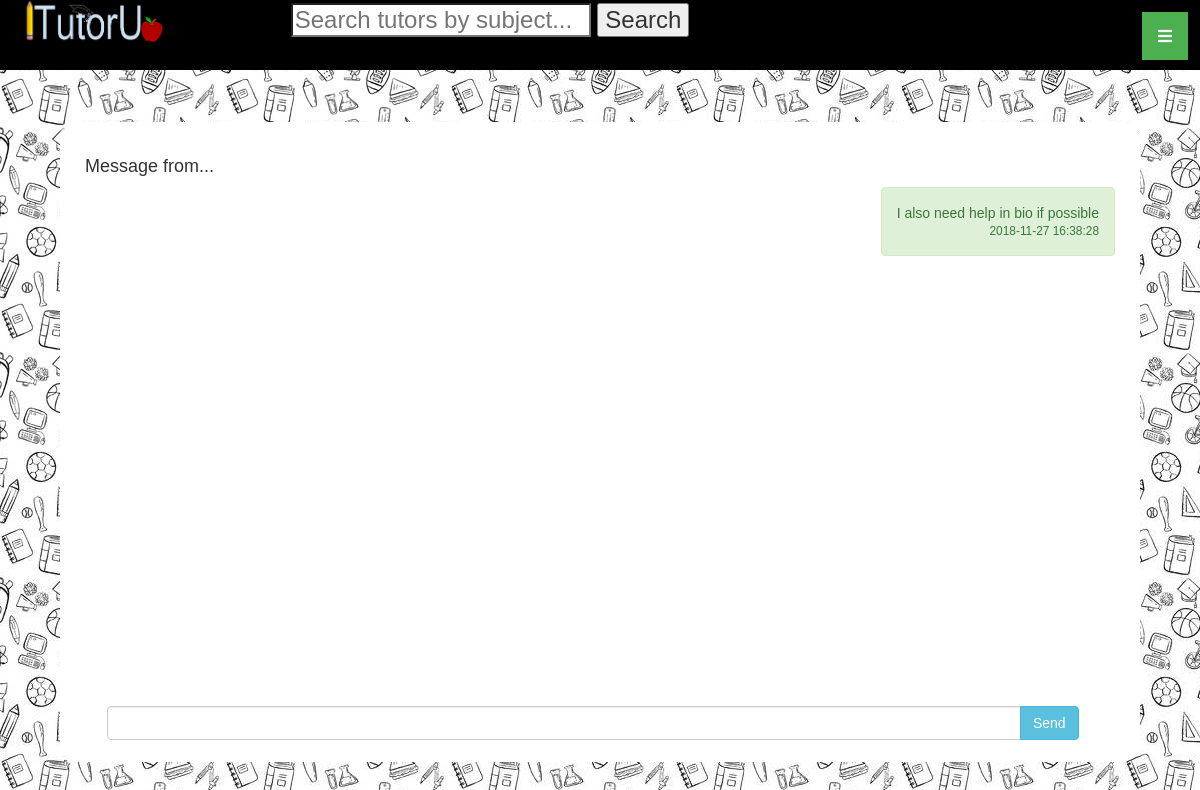
The app's page /Thread/detail/3 (signed in) with its own data.
### tables this page shows
CREATE TABLE `message` (
  `messageId` int(11) NOT NULL,
  `threadId` int(11) NOT NULL,
  `messageText` varchar(1024) NOT NULL,
  `senderId` int(11) NOT NULL,
  `timestamp` timestamp NULL DEFAULT CURRENT_TIMESTAMP ON UPDATE CURRENT_TIMESTAMP
);

### app/controllers/ThreadController.php (called while the page is built, shortened)
<?php
class ThreadController extends Controller{
	public function detail($threadId) {
		$message = $this->model('Message');
		$messages = $message->getMessages($threadId);
		$this->view('Thread/detail', ['messages'=>$messages, 'threadId'=>$threadId]);
	}
}
?>

### app/core/App.php (called while the page is built, shortened)
<?php
class App {
	protected $method = 'index';
	public function __construct() {
		$url = $this->parseUrl();
		if(file_exists('app/controllers/' . $url[0] . 'Controller.php')){
			unset($url[0]);
		}
		$this->controller = new $this->controller();
		if(isset($url[1])) {
			if(method_exists($this->controller, $url[1]) ){
				$this->method = $url[1];
			}
			unset($url[1]);
		}
		$this->params = $url ? array_values($url):[];
		call_user_func_array([$this->controller, $this->method], $this->params);
	}
	public function parseUrl() {
		if(isset($_GET['url'])){
			return $url = explode('/', filter_var(rtrim($_GET['url'], '/')), FILTER_SANITIZE_URL);
		}
	}
}
?>

### index.php (called while the page is built, shortened)
<?php
	$app = new App();
?>

### app/models/Message.php (called while the page is built, shortened)
<?php
class Message extends Model {
	public function getMessages($threadId){
		$sql = "SELECT * FROM message WHERE threadId = :threadId";
		$stmt = self::$_connection->prepare($sql);
		$stmt->execute(['threadId'=>$threadId]);
		$stmt->setFetchMode(PDO::FETCH_CLASS, 'Message');
		return $stmt->fetchAll();
	}
}
?>

### app/core/Model.php (called while the page is built, shortened)
<?php
class Model extends ModelCaller
{
	public function __construct() {
		$server = 'localhost';
		$DBName = 'itutorudb';
		$user = 'root';
		$pass = '';
	}
}
?>

### app/core/ModelCaller.php (called while the page is built, shortened)
<?php
class ModelCaller {
	public static function model($model) {
		if(file_exists('app/models/' . $model . '.php')) {
			return new $model();
		}
		else return null;
	}
}
?>

### app/views/Thread/detail.php (the view, shortened to what this page needs)
<html>
	<head>
		<?php include_once('app/views/Default/stylesheet_links.php') ?>
	</head>
	<body>
		<?php include_once('app/views/Default/header.php') ?>
			<div class="content_block">
				<div>
					<h4>Message from...</h4>
					<div class="">
						<?php
							$messages = $data['messages'];
							foreach($messages as $message){
								if($message->senderId = $_SESSION['userId']){
									print("
										<div class='alert alert-success usermessage' style='text-align: right'>
											<p>$message->messageText</p>
											<small>$message->timestamp</small>
										</div><br/>
									");
								}
							}
						?>
					</div>
					<?php $threadId = $data['threadId'] ?>
					<form action="/Message/_create/<?php echo $threadId ?>" method="post" id="messageForm" class="input-group">
					   <input type="text" name="message" class="form-control" autocomplete="off">
					   <span class="input-group-btn">
					        <input class="btn btn-info" type="submit" value="Send" />
					   </span>
					</form>
				</div>
			</div>
	</body>
</html>

### css/default_styles.css (style rules this page uses)
body { padding: 0px; margin: 0px; position: relative; background-image: url("../images/default.jpg"); font-family: 'Arial', sans-serif; }
.content_block { overflow: auto; position: relative; padding: 25px; background-color: white; border-radius: 20px; width: 90%; margin: 5%; top: -1%; min-height: 80%; }
.usermessage { float: right; text-align: right; }
#messageForm { position: absolute; bottom: 0; width: 90%; margin-left: 2%; margin-right: 10%; margin-bottom: 2%; }

### records on screen
message: messageText "I also need help in bio if possible", timestamp "2018-11-27 16:38:28"
